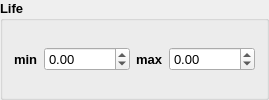
      <widget class="QGroupBox" name="grpVelocity_5">
       <property name="font">
        <font>
         <pointsize>10</pointsize>
         <weight>75</weight>
         <bold>true</bold>
        </font>
       </property>
       <property name="title">
        <string>Life</string>
       </property>
       <layout class="QHBoxLayout" name="horizontalLayout_16">
        <item>
         <layout class="QHBoxLayout" name="horizontalLayout_17">
          <item>
           <widget class="QLabel" name="label_32">
            <property name="font">
             <font>
              <pointsize>10</pointsize>
              <weight>75</weight>
              <bold>true</bold>
             </font>
            </property>
            <property name="text">
             <string>min</string>
            </property>
           </widget>
          </item>
          <item>
           <widget class="QDoubleSpinBox" name="life_min">
            <property name="font">
             <font>
              <weight>50</weight>
              <bold>false</bold>
             </font>
            </property>
            <property name="minimum">
             <double>-10000.000000000000000</double>
            </property>
            <property name="maximum">
             <double>10000.000000000000000</double>
            </property>
           </widget>
          </item>
          <item>
           <widget class="QLabel" name="label_33">
            <property name="font">
             <font>
              <pointsize>10</pointsize>
              <weight>75</weight>
              <bold>true</bold>
             </font>
            </property>
            <property name="text">
             <string>max</string>
            </property>
           </widget>
          </item>
          <item>
           <widget class="QDoubleSpinBox" name="life_max">
            <property name="font">
             <font>
              <weight>50</weight>
              <bold>false</bold>
             </font>
            </property>
            <property name="minimum">
             <double>-10000.000000000000000</double>
            </property>
            <property name="maximum">
             <double>10000.000000000000000</double>
            </property>
           </widget>
          </item>
         </layout>
        </item>
       </layout>
      </widget>
